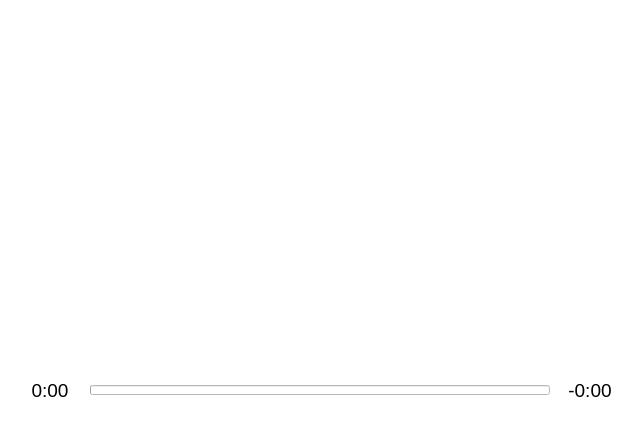
<?xml version="1.0" encoding="UTF-8"?>
<ui version="4.0">
 <class>NowPlaying</class>
 <widget class="QWidget" name="NowPlaying">
  <property name="geometry">
   <rect>
    <x>0</x>
    <y>0</y>
    <width>640</width>
    <height>440</height>
   </rect>
  </property>
  <property name="sizePolicy">
   <sizepolicy hsizetype="Expanding" vsizetype="Expanding">
    <horstretch>0</horstretch>
    <verstretch>0</verstretch>
   </sizepolicy>
  </property>
  <property name="minimumSize">
   <size>
    <width>640</width>
    <height>440</height>
   </size>
  </property>
  <property name="maximumSize">
   <size>
    <width>16777215</width>
    <height>16777215</height>
   </size>
  </property>
  <property name="windowTitle">
   <string>Form</string>
  </property>
  <property name="styleSheet">
   <string notr="true">background: #ffffff;</string>
  </property>
  <layout class="QVBoxLayout" name="verticalLayout">
   <property name="spacing">
    <number>0</number>
   </property>
   <property name="leftMargin">
    <number>0</number>
   </property>
   <property name="topMargin">
    <number>0</number>
   </property>
   <property name="rightMargin">
    <number>0</number>
   </property>
   <property name="bottomMargin">
    <number>0</number>
   </property>
   <item>
    <widget class="QWidget" name="InfoTop" native="true">
     <layout class="QHBoxLayout" name="horizontalLayout_2">
      <property name="spacing">
       <number>0</number>
      </property>
      <property name="leftMargin">
       <number>0</number>
      </property>
      <property name="topMargin">
       <number>0</number>
      </property>
      <property name="rightMargin">
       <number>0</number>
      </property>
      <property name="bottomMargin">
       <number>0</number>
      </property>
      <item>
       <widget class="QWidget" name="CoverArtLeft" native="true">
        <property name="sizePolicy">
         <sizepolicy hsizetype="Maximum" vsizetype="Minimum">
          <horstretch>0</horstretch>
          <verstretch>0</verstretch>
         </sizepolicy>
        </property>
        <property name="minimumSize">
         <size>
          <width>330</width>
          <height>0</height>
         </size>
        </property>
        <property name="maximumSize">
         <size>
          <width>16777215</width>
          <height>16777215</height>
         </size>
        </property>
        <layout class="QVBoxLayout" name="verticalLayout_2">
         <property name="spacing">
          <number>0</number>
         </property>
         <property name="leftMargin">
          <number>30</number>
         </property>
         <property name="topMargin">
          <number>0</number>
         </property>
         <property name="rightMargin">
          <number>0</number>
         </property>
         <property name="bottomMargin">
          <number>0</number>
         </property>
         <item>
          <widget class="QLabel" name="CoverArt">
           <property name="sizePolicy">
            <sizepolicy hsizetype="Maximum" vsizetype="Maximum">
             <horstretch>0</horstretch>
             <verstretch>0</verstretch>
            </sizepolicy>
           </property>
           <property name="maximumSize">
            <size>
             <width>280</width>
             <height>280</height>
            </size>
           </property>
           <property name="text">
            <string/>
           </property>
           <property name="pixmap">
            <pixmap resource="../assets.qrc">:/app/assets/cover.png</pixmap>
           </property>
           <property name="scaledContents">
            <bool>true</bool>
           </property>
           <property name="alignment">
            <set>Qt::AlignCenter</set>
           </property>
          </widget>
         </item>
        </layout>
       </widget>
      </item>
      <item>
       <widget class="QWidget" name="InfoRight" native="true">
        <layout class="QVBoxLayout" name="verticalLayout_4">
         <property name="spacing">
          <number>0</number>
         </property>
         <property name="topMargin">
          <number>0</number>
         </property>
         <property name="bottomMargin">
          <number>0</number>
         </property>
         <item>
          <widget class="QWidget" name="InfoPane" native="true">
           <property name="sizePolicy">
            <sizepolicy hsizetype="Preferred" vsizetype="Maximum">
             <horstretch>0</horstretch>
             <verstretch>0</verstretch>
            </sizepolicy>
           </property>
           <property name="styleSheet">
            <string notr="true"/>
           </property>
           <layout class="QVBoxLayout" name="verticalLayout_3">
            <property name="spacing">
             <number>0</number>
            </property>
            <property name="leftMargin">
             <number>0</number>
            </property>
            <property name="topMargin">
             <number>0</number>
            </property>
            <property name="rightMargin">
             <number>14</number>
            </property>
            <property name="bottomMargin">
             <number>0</number>
            </property>
            <item>
             <widget class="ScrollTextEdit" name="Title">
              <property name="sizePolicy">
               <sizepolicy hsizetype="Expanding" vsizetype="Maximum">
                <horstretch>0</horstretch>
                <verstretch>0</verstretch>
               </sizepolicy>
              </property>
              <property name="minimumSize">
               <size>
                <width>0</width>
                <height>44</height>
               </size>
              </property>
              <property name="maximumSize">
               <size>
                <width>16777215</width>
                <height>44</height>
               </size>
              </property>
              <property name="font">
               <font>
                <pointsize>28</pointsize>
                <bold>true</bold>
               </font>
              </property>
              <property name="mouseTracking">
               <bool>false</bool>
              </property>
              <property name="focusPolicy">
               <enum>Qt::NoFocus</enum>
              </property>
              <property name="acceptDrops">
               <bool>false</bool>
              </property>
              <property name="frameShape">
               <enum>QFrame::NoFrame</enum>
              </property>
              <property name="frameShadow">
               <enum>QFrame::Plain</enum>
              </property>
              <property name="verticalScrollBarPolicy">
               <enum>Qt::ScrollBarAlwaysOff</enum>
              </property>
              <property name="horizontalScrollBarPolicy">
               <enum>Qt::ScrollBarAlwaysOff</enum>
              </property>
              <property name="lineWrapMode">
               <enum>QTextEdit::NoWrap</enum>
              </property>
              <property name="readOnly">
               <bool>true</bool>
              </property>
              <property name="html">
               <string>&lt;!DOCTYPE HTML PUBLIC &quot;-//W3C//DTD HTML 4.0//EN&quot; &quot;http://www.w3.org/TR/REC-html40/strict.dtd&quot;&gt;
&lt;html&gt;&lt;head&gt;&lt;meta name=&quot;qrichtext&quot; content=&quot;1&quot; /&gt;&lt;meta charset=&quot;utf-8&quot; /&gt;&lt;style type=&quot;text/css&quot;&gt;
p, li { white-space: pre-wrap; }
hr { height: 1px; border-width: 0; }
li.unchecked::marker { content: &quot;\2610&quot;; }
li.checked::marker { content: &quot;\2612&quot;; }
&lt;/style&gt;&lt;/head&gt;&lt;body style=&quot; font-family:'Cantarell'; font-size:28pt; font-weight:700; font-style:normal;&quot;&gt;
&lt;p style=&quot;-qt-paragraph-type:empty; margin-top:0px; margin-bottom:0px; margin-left:0px; margin-right:0px; -qt-block-indent:0; text-indent:0px;&quot;&gt;&lt;br /&gt;&lt;/p&gt;&lt;/body&gt;&lt;/html&gt;</string>
              </property>
              <property name="acceptRichText">
               <bool>true</bool>
              </property>
              <property name="textInteractionFlags">
               <set>Qt::NoTextInteraction</set>
              </property>
              <property name="placeholderText">
               <string/>
              </property>
             </widget>
            </item>
            <item>
             <widget class="ScrollTextEdit" name="Artist">
              <property name="sizePolicy">
               <sizepolicy hsizetype="Expanding" vsizetype="Maximum">
                <horstretch>0</horstretch>
                <verstretch>0</verstretch>
               </sizepolicy>
              </property>
              <property name="minimumSize">
               <size>
                <width>0</width>
                <height>30</height>
               </size>
              </property>
              <property name="maximumSize">
               <size>
                <width>16777215</width>
                <height>30</height>
               </size>
              </property>
              <property name="font">
               <font>
                <pointsize>18</pointsize>
                <bold>false</bold>
               </font>
              </property>
              <property name="mouseTracking">
               <bool>false</bool>
              </property>
              <property name="focusPolicy">
               <enum>Qt::NoFocus</enum>
              </property>
              <property name="acceptDrops">
               <bool>false</bool>
              </property>
              <property name="frameShape">
               <enum>QFrame::NoFrame</enum>
              </property>
              <property name="frameShadow">
               <enum>QFrame::Plain</enum>
              </property>
              <property name="verticalScrollBarPolicy">
               <enum>Qt::ScrollBarAlwaysOff</enum>
              </property>
              <property name="horizontalScrollBarPolicy">
               <enum>Qt::ScrollBarAlwaysOff</enum>
              </property>
              <property name="lineWrapMode">
               <enum>QTextEdit::NoWrap</enum>
              </property>
              <property name="readOnly">
               <bool>true</bool>
              </property>
              <property name="acceptRichText">
               <bool>true</bool>
              </property>
              <property name="textInteractionFlags">
               <set>Qt::NoTextInteraction</set>
              </property>
              <property name="placeholderText">
               <string/>
              </property>
             </widget>
            </item>
            <item>
             <widget class="ScrollTextEdit" name="Album">
              <property name="sizePolicy">
               <sizepolicy hsizetype="Expanding" vsizetype="Maximum">
                <horstretch>0</horstretch>
                <verstretch>0</verstretch>
               </sizepolicy>
              </property>
              <property name="minimumSize">
               <size>
                <width>0</width>
                <height>30</height>
               </size>
              </property>
              <property name="maximumSize">
               <size>
                <width>16777215</width>
                <height>30</height>
               </size>
              </property>
              <property name="font">
               <font>
                <pointsize>18</pointsize>
                <bold>false</bold>
               </font>
              </property>
              <property name="mouseTracking">
               <bool>false</bool>
              </property>
              <property name="focusPolicy">
               <enum>Qt::NoFocus</enum>
              </property>
              <property name="acceptDrops">
               <bool>false</bool>
              </property>
              <property name="frameShape">
               <enum>QFrame::NoFrame</enum>
              </property>
              <property name="frameShadow">
               <enum>QFrame::Plain</enum>
              </property>
              <property name="verticalScrollBarPolicy">
               <enum>Qt::ScrollBarAlwaysOff</enum>
              </property>
              <property name="horizontalScrollBarPolicy">
               <enum>Qt::ScrollBarAlwaysOff</enum>
              </property>
              <property name="lineWrapMode">
               <enum>QTextEdit::NoWrap</enum>
              </property>
              <property name="readOnly">
               <bool>true</bool>
              </property>
              <property name="html">
               <string>&lt;!DOCTYPE HTML PUBLIC &quot;-//W3C//DTD HTML 4.0//EN&quot; &quot;http://www.w3.org/TR/REC-html40/strict.dtd&quot;&gt;
&lt;html&gt;&lt;head&gt;&lt;meta name=&quot;qrichtext&quot; content=&quot;1&quot; /&gt;&lt;meta charset=&quot;utf-8&quot; /&gt;&lt;style type=&quot;text/css&quot;&gt;
p, li { white-space: pre-wrap; }
hr { height: 1px; border-width: 0; }
li.unchecked::marker { content: &quot;\2610&quot;; }
li.checked::marker { content: &quot;\2612&quot;; }
&lt;/style&gt;&lt;/head&gt;&lt;body style=&quot; font-family:'Cantarell'; font-size:18pt; font-weight:400; font-style:normal;&quot;&gt;
&lt;p style=&quot;-qt-paragraph-type:empty; margin-top:0px; margin-bottom:0px; margin-left:0px; margin-right:0px; -qt-block-indent:0; text-indent:0px;&quot;&gt;&lt;br /&gt;&lt;/p&gt;&lt;/body&gt;&lt;/html&gt;</string>
              </property>
              <property name="acceptRichText">
               <bool>true</bool>
              </property>
              <property name="textInteractionFlags">
               <set>Qt::NoTextInteraction</set>
              </property>
              <property name="placeholderText">
               <string/>
              </property>
             </widget>
            </item>
           </layout>
          </widget>
         </item>
         <item>
          <widget class="QWidget" name="PlaybackPane" native="true">
           <property name="sizePolicy">
            <sizepolicy hsizetype="Maximum" vsizetype="Maximum">
             <horstretch>0</horstretch>
             <verstretch>0</verstretch>
            </sizepolicy>
           </property>
           <layout class="QHBoxLayout" name="horizontalLayout_3">
            <property name="spacing">
             <number>10</number>
            </property>
            <property name="leftMargin">
             <number>0</number>
            </property>
            <property name="topMargin">
             <number>0</number>
            </property>
            <property name="rightMargin">
             <number>0</number>
            </property>
            <property name="bottomMargin">
             <number>0</number>
            </property>
            <item>
             <widget class="QLabel" name="RepeatIcon">
              <property name="sizePolicy">
               <sizepolicy hsizetype="Maximum" vsizetype="Maximum">
                <horstretch>0</horstretch>
                <verstretch>0</verstretch>
               </sizepolicy>
              </property>
              <property name="maximumSize">
               <size>
                <width>20</width>
                <height>20</height>
               </size>
              </property>
              <property name="text">
               <string/>
              </property>
              <property name="pixmap">
               <pixmap resource="../assets.qrc">:/app/assets/repeat.png</pixmap>
              </property>
              <property name="scaledContents">
               <bool>true</bool>
              </property>
             </widget>
            </item>
            <item>
             <widget class="QLabel" name="ShuffleIcon">
              <property name="sizePolicy">
               <sizepolicy hsizetype="Maximum" vsizetype="Maximum">
                <horstretch>0</horstretch>
                <verstretch>0</verstretch>
               </sizepolicy>
              </property>
              <property name="maximumSize">
               <size>
                <width>22</width>
                <height>20</height>
               </size>
              </property>
              <property name="text">
               <string/>
              </property>
              <property name="pixmap">
               <pixmap resource="../assets.qrc">:/app/assets/shuffle.png</pixmap>
              </property>
              <property name="scaledContents">
               <bool>true</bool>
              </property>
             </widget>
            </item>
           </layout>
          </widget>
         </item>
        </layout>
       </widget>
      </item>
     </layout>
    </widget>
   </item>
   <item>
    <widget class="QWidget" name="ProgressBottom" native="true">
     <property name="sizePolicy">
      <sizepolicy hsizetype="Preferred" vsizetype="Maximum">
       <horstretch>0</horstretch>
       <verstretch>0</verstretch>
      </sizepolicy>
     </property>
     <property name="minimumSize">
      <size>
       <width>0</width>
       <height>100</height>
      </size>
     </property>
     <layout class="QHBoxLayout" name="horizontalLayout">
      <property name="spacing">
       <number>10</number>
      </property>
      <property name="leftMargin">
       <number>20</number>
      </property>
      <property name="topMargin">
       <number>0</number>
      </property>
      <property name="rightMargin">
       <number>20</number>
      </property>
      <property name="bottomMargin">
       <number>0</number>
      </property>
      <item>
       <widget class="QLabel" name="TimeLeft">
        <property name="sizePolicy">
         <sizepolicy hsizetype="Maximum" vsizetype="Preferred">
          <horstretch>0</horstretch>
          <verstretch>0</verstretch>
         </sizepolicy>
        </property>
        <property name="minimumSize">
         <size>
          <width>60</width>
          <height>0</height>
         </size>
        </property>
        <property name="maximumSize">
         <size>
          <width>50</width>
          <height>16777215</height>
         </size>
        </property>
        <property name="font">
         <font>
          <pointsize>14</pointsize>
         </font>
        </property>
        <property name="styleSheet">
         <string notr="true">background: transparent;</string>
        </property>
        <property name="text">
         <string>0:00</string>
        </property>
        <property name="alignment">
         <set>Qt::AlignCenter</set>
        </property>
       </widget>
      </item>
      <item>
       <widget class="QProgressBar" name="Seekbar">
        <property name="sizePolicy">
         <sizepolicy hsizetype="Expanding" vsizetype="Minimum">
          <horstretch>0</horstretch>
          <verstretch>0</verstretch>
         </sizepolicy>
        </property>
        <property name="minimumSize">
         <size>
          <width>0</width>
          <height>10</height>
         </size>
        </property>
        <property name="maximumSize">
         <size>
          <width>16777215</width>
          <height>10</height>
         </size>
        </property>
        <property name="styleSheet">
         <string notr="true">QProgressBar {
  border-radius: 5px;
  background: #aaaaaa;
}
QProgressBar::chunk {
  width: 1px;&quot;
}</string>
        </property>
        <property name="maximum">
         <number>100</number>
        </property>
        <property name="value">
         <number>0</number>
        </property>
        <property name="textVisible">
         <bool>false</bool>
        </property>
       </widget>
      </item>
      <item>
       <widget class="QLabel" name="TimeRight">
        <property name="minimumSize">
         <size>
          <width>60</width>
          <height>0</height>
         </size>
        </property>
        <property name="maximumSize">
         <size>
          <width>60</width>
          <height>16777215</height>
         </size>
        </property>
        <property name="font">
         <font>
          <pointsize>14</pointsize>
         </font>
        </property>
        <property name="styleSheet">
         <string notr="true">background: transparent;</string>
        </property>
        <property name="text">
         <string>-0:00</string>
        </property>
        <property name="alignment">
         <set>Qt::AlignCenter</set>
        </property>
       </widget>
      </item>
     </layout>
    </widget>
   </item>
  </layout>
 </widget>
 <customwidgets>
  <customwidget>
   <class>ScrollTextEdit</class>
   <extends>QTextEdit</extends>
   <header location="global">scrolltextedit.h</header>
  </customwidget>
 </customwidgets>
 <resources>
  <include location="../assets.qrc"/>
 </resources>
 <connections/>
</ui>
